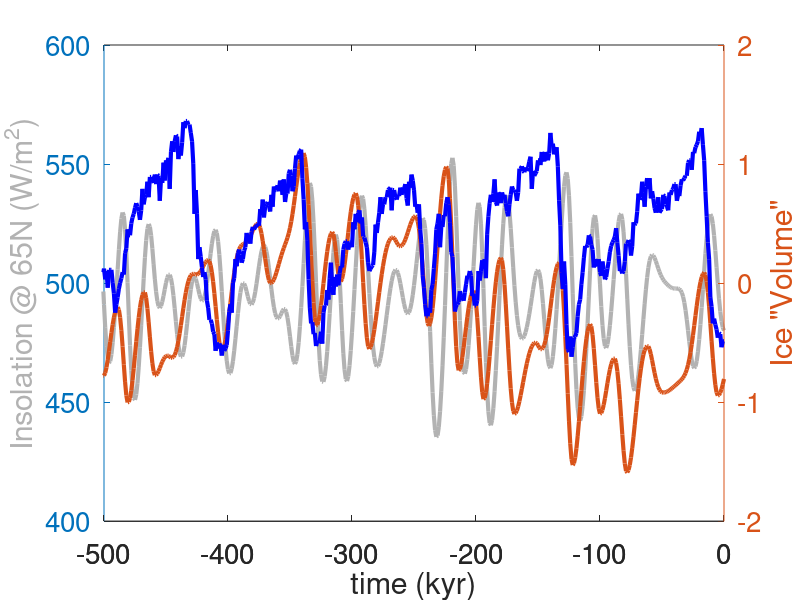
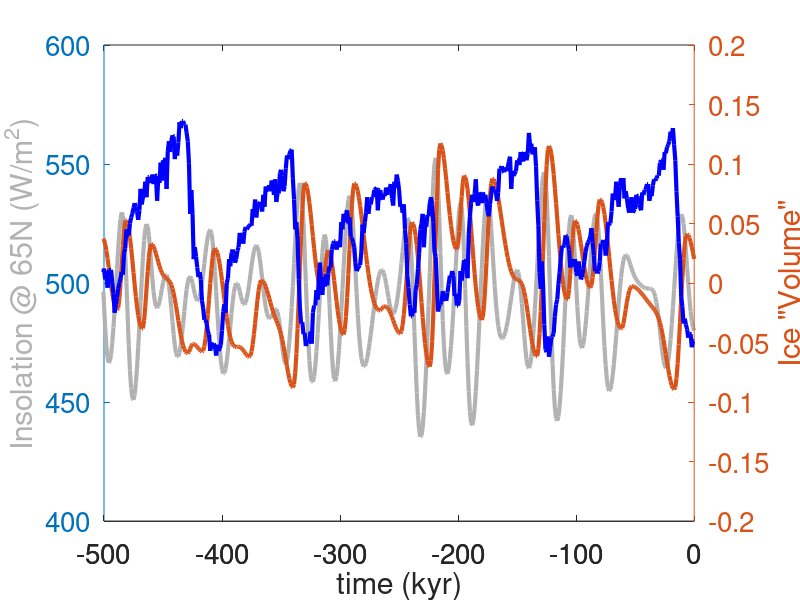
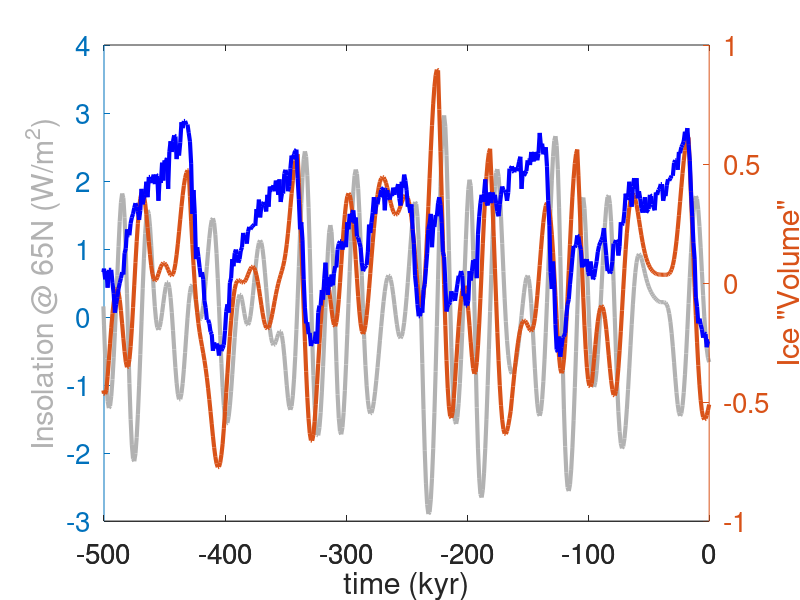

Write the MATLAB code that produced these figures, in order.
load Milankovitch.dat                           %Load Insolation Data
LR04 = dlmread('LR04stack.txt', '\t', 5, 0);    %Load LR04 stack for comparison

time = Milankovitch(:,1); 
ins = Milankovitch(:,3);
ins_dm = (ins-mean(ins));                       %de-mean insolation input data
ins_dm_norm = ins_dm./(max(ins_dm)-min(ins_dm));%normalize by range
ins_dm_vnorm = ins_dm./20;

%% Calder Model
dt = 1e3;                       %time step length
nt = 2001;                      %number of time steps (to match with insolation input data)
V = nan.*ones(nt,1);            %pre-allocate volume vector
V(1) = 0;                       %initial condition for volume

%parameters
i0 = 502;       
km = 0.55e-5;
ka = 0.22e-5;

for t = 1:nt
    if(ins(t)>i0)
        k = km;
    else
        k = ka;
    end
    
    dVdt = -k*(ins(t)-i0);      %calculate RHS of model
    
    V(t+1) = V(t) + dVdt*dt;    %advance model one step using a forward-euler ODE approximation
end

figure(1);set(1,'units','normalized','position',[0 0.1 0.5 0.38]);
[ax,h1,h2] = plotyy(time./1e3,ins,time./1e3,V(1:end-1)-mean(V(1:end-1))); %plot insolation on left axis and model volume output on right axis
hold(ax(2));
plot(ax(2),-LR04(:,1),LR04(:,2)-mean(LR04(:,2)),'Color',[0 0 1],'linewidth',3) %add LR04 to right axis for comparison
xlim([-500 0])
set(h1,'linewidth',3,'Color',[0.7 0.7 0.7])
set(h2,'linewidth',3)
xlabel('time (kyr)','fontsize',20)
ylabel(ax(1),'Insolation @ 65N (W/m^2)','fontsize',20,'Color',[0.7 0.7 0.7])
ylabel(ax(2),'Ice "Volume"','fontsize',20)
set(ax,'fontsize',20,'XLim',[-500 0])

%% Imbrie and Imbrie Model
dt = 1e3;
nt = 2001;
V = nan.*ones(nt,1);
V(1) = 0;

taum = 42e3;
taua = 10e3;

for t = 1:nt
    if(V(t)>ins_dm_norm(t))
        tau=taum;
    else
        tau=taua;
    end
    
    dVdt = (ins_dm_norm(t)-V(t))/tau;
    
    V(t+1) = V(t) + dVdt*dt;
end

figure(2);set(2,'units','normalized','position',[0 0.1 0.5 0.38]);
[ax,h1,h2] = plotyy(time./1e3,ins,time./1e3,V(1:end-1)-mean(V(1:end-1)));
hold(ax(2));
plot(ax(2),-LR04(:,1),(LR04(:,2)-mean(LR04(:,2)))./10,'Color',[0 0 1],'linewidth',3)
xlim([-500 0])
set(h1,'linewidth',3,'Color',[0.7 0.7 0.7])
set(h2,'linewidth',3)
xlabel('time (kyr)','fontsize',20)
ylabel(ax(1),'Insolation @ 65N (W/m^2)','fontsize',20,'Color',[0.7 0.7 0.7])
ylabel(ax(2),'Ice "Volume"','fontsize',20)
set(ax,'fontsize',20,'XLim',[-500 0])

%% Paillard Model
ins_dm_vnorm2 = ins_dm_vnorm(1009:end);
time2 = time(1009:end);

dt = 1e3;
nt = length(ins_dm_vnorm2);
V = nan.*ones(nt,1);
V(1) = 0;

taug = 50e3;
tauf = 25e3;
taui = 10e3;
i0 = -0.75;
i1 = 0;
Vmax = 1;

st = 3; %st=1 is full glacial, st=2 is mild glacial, st=3 is interglacial
for t = 1:nt
    if(ins_dm_vnorm2(t)<i0 && st==3)
        Vr = 1;
        taur = taug;
        st = 1;
    else if(V(t)>Vmax && st==1)
        Vr = 1;
        taur=taug;
        st=2;
        else if(ins_dm_vnorm2(t)>i1 && st==2)
            Vr = 0;
            taur=taui;
            st=3;
            end;end;end
    
    dVdt = (Vr-V(t))/taur - ins_dm_vnorm2(t)/tauf;
    
    V(t+1) = V(t) + dVdt*dt;
end

figure(3);set(3,'units','normalized','position',[0 0.1 0.5 0.38]);
[ax,h1,h2] = plotyy(time2./1e3,ins_dm_vnorm2,time2./1e3,V(1:end-1)-mean(V(1:end-1)));
hold(ax(2));
plot(ax(2),-LR04(:,1),(LR04(:,2)-mean(LR04(:,2)))./2,'Color',[0 0 1],'linewidth',3)
xlim([-500 0])
set(h1,'linewidth',3,'Color',[0.7 0.7 0.7])
set(h2,'linewidth',3)
xlabel('time (kyr)','fontsize',20)
ylabel(ax(1),'Insolation @ 65N (W/m^2)','fontsize',20,'Color',[0.7 0.7 0.7])
ylabel(ax(2),'Ice "Volume"','fontsize',20)
set(ax,'fontsize',20,'XLim',[-500 0])